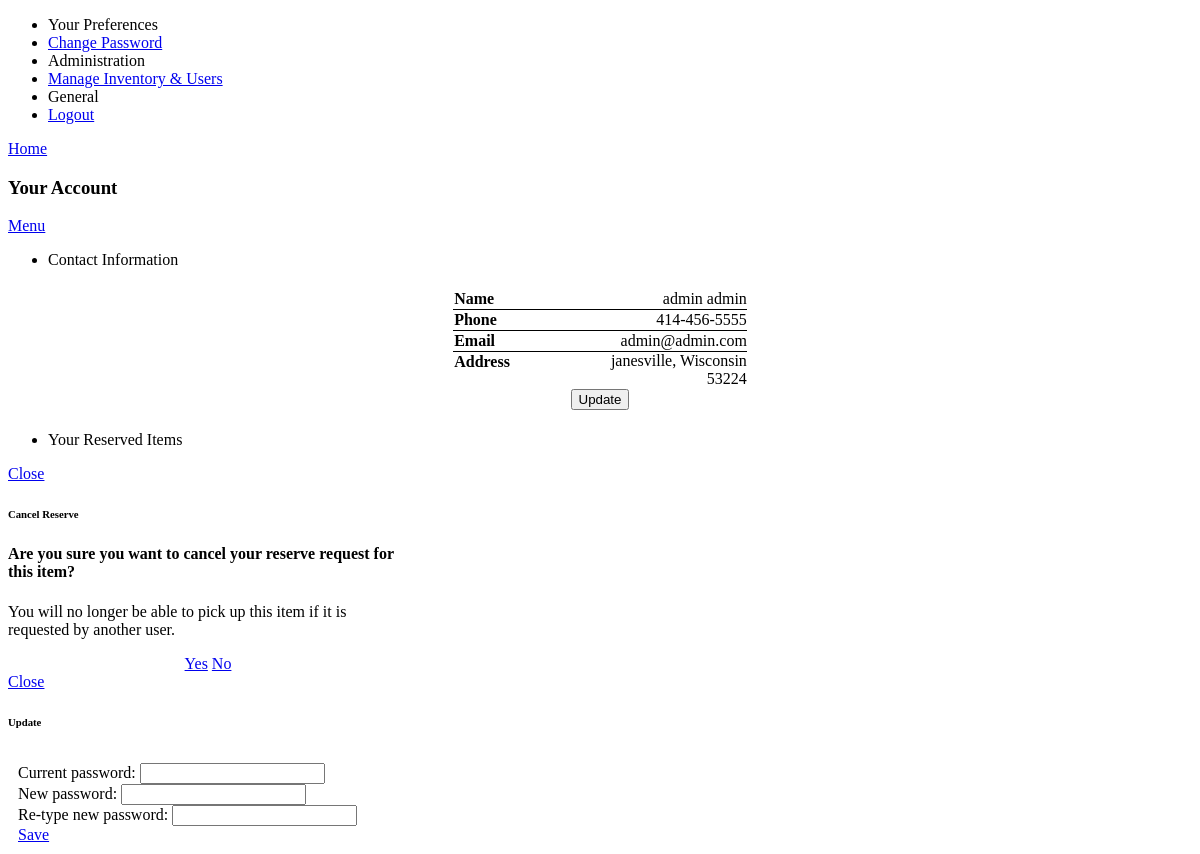
/user/uacct.php (signed in), run on the app's committed database.
### tables this page shows
CREATE TABLE IF NOT EXISTS `users` (
  `user_id` int(10) NOT NULL AUTO_INCREMENT,
  `lastname` varchar(255) NOT NULL,
  `firstname` varchar(255) NOT NULL,
  `street` varchar(255) DEFAULT NULL,
  `city` varchar(255) DEFAULT NULL,
  `zip` int(5) DEFAULT NULL,
  `email` varchar(255) DEFAULT NULL,
  `phonenumber` varchar(14) NOT NULL,
  `accttype` varchar(10) DEFAULT NULL,
  `password` varchar(255) NOT NULL,
  `state` varchar(20) DEFAULT NULL,
  PRIMARY KEY (`user_id`)
);

### user/uacct.php (the view, shortened to what this page needs)
<!doctype html>
<html>
<head>
<link rel="stylesheet" href="http://code.jquery.com/mobile/1.4.2/jquery.mobile-1.4.2.min.css" />
<link rel="stylesheet" href="../css/style.css" type="text/css"/>
<link rel="stylesheet" href="../css/small.css" type="text/css" />
</head>
<body>
<div data-role="page" class="page" id="uacct">
	<section data-role="panel" id="panel" data-position="right" data-display="overlay">
		<ul data-role="listview">
			<li data-role="list-divider">Your Preferences</a></li>
			<li><a href="#updatepw" class="ui-icon-edit" data-rel="popup" data-position-to="window" data-transition="pop">Change Password</a></li>
			<?php
				if ($_SESSION["accttype"] == "admin")
				{
					echo	"<li data-role='list-divider'>Administration</a></li>";
					echo "<li><a href='../inventory/inventory.php' class='ui-icon-gear'>Manage Inventory & Users</a></li>";
				}
			?>
			<li data-role="list-divider">General</a></li>
			<li><a href="../home/logout.php" class="ui-icon-lock">Logout</a></li>
		</ul>
	</section>
	<header data-role="header" id="head3" data-theme="b" class="acct-header-grid ui-grid-b">
		<div class="ui-block-a">
			<a href="../home/userfeed.php" data-role="button" data-icon="home" data-iconpos="notext" data-inline="true" class="ui-nodisc-icon ui-btn-left ui-corner-all" style="background:transparent; margin: 5px 0px;">Home</a>
		</div>
		<div class="ui-block-b">
			<h3 class="ui-title"> Your Account </h3>
		</div>
		<div class="ui-block-c">
			<a href="#panel"
				data-role="button" data-icon="bars" data-iconpos="notext" data-inline="true"
				class="ui-nodisc-icon ui-btn-right ui-corner-all" style="background:transparent; margin: 5px 0px;">Menu</a>
		</div>
	</header>
	<section data-role="content" class="ui-content" id="content">
		<ul data-role="listview"><li data-role="list-divider">Contact Information</li></ul>
		<div id="userinfo">
		<?php
		      $email = $_SESSION["email"];
		      $query = "SELECT * FROM users WHERE email='$email'";
		      $result = mysqli_query($con, $query);
		      $row = mysqli_fetch_array($result, MYSQLI_ASSOC);
		  print "
			<table border='0'>
				<tr>
					<td><strong>Name</strong></td>
					<td style='padding: 0px 0px 0px 100px; text-align: right;'>" . $row['firstname'] . " " . $row['lastname'] . "</td>
				</tr>
				<tr>
					<td style='border-top:1px solid #000;'><strong>Phone</strong></td>
					<td style='border-top:1px solid #000; padding: 0px 0px 0px 100px; text-align: right;'>" . $row['phonenumber'] . "</td>
				</tr>
				<tr>
					<td style='border-top:1px solid #000;'><strong>Email</strong></td>
					<td style='border-top:1px solid #000; padding: 0px 0px 0px 100px; text-align: right;'>" . $row['email'] . "</td>
				</tr>
				<tr>
					<td style='border-top:1px solid #000;' rowspan='3' valign='top'><strong>Address</strong></td>
					<td style='border-top:1px solid #000; padding: 0px 0px 0px 90px; text-align: right;'>" . $row['address'] . "</td>
				</tr>
				<tr>
					<td style='padding: 0px 0px 0px 100px; text-align: right;'>" . $row['city'] . ", " . $row['state'] . "</td>
				</tr>
				<tr>
					<td style='padding: 0px 0px 0px 100px; text-align: right;'>" . $row['zip'] . "</td>
				</tr>";
				?>
				<tr >
					<td style=border-top:1px solid #000;" colspan="2" align="center">
					<a href="updateacct.php"><input type="button" value="Update" data-mini="true" data-inline="true"/></a>
					</td>
				</tr>
			</table>
		</div>
		<ul data-role="listview" id="userreserve">
			<li data-role="list-divider">Your Reserved Items</li>
	</ul>
	</section>
	<div data-role="popup" id="cancel" data-overlay-theme="b" data-theme="b" data-dismissible="false" style="max-width:400px;">
		<a href="#" data-rel="back" class="ui-btn ui-corner-all ui-shadow ui-btn-a ui-icon-delete ui-btn-icon-notext ui-btn-right">Close</a>
		<header data-role="header" data-theme="a"><h6>Cancel Reserve </h6></header>
		<div role="main" class="ui-content">
			<h4 class="ui-title">Are you sure you want to cancel your reserve request for this item?</h4>
				<p>You will no longer be able to pick up this item if it is requested by another user.</p>
					<center><a href="#" id="cancelBook" class="ui-btn ui-corner-all ui-shadow ui-btn-inline ui-btn-b" data-mini="true" data-rel="back" data-transition="flow">Yes</a>
						<a href="#" class="ui-btn ui-corner-all ui-shadow ui-btn-inline ui-btn-b"  data-mini="true" data-rel="back">No</a></center>
		</div>
    </div>
	<div data-role="popup" id="updatepw" data-overlay-theme="b" data-theme="b" data-dismissible="false" style="max-width:400px;">
		<a href="#" data-rel="back" class="ui-btn ui-corner-all ui-shadow ui-btn-a ui-icon-delete ui-btn-icon-notext ui-btn-right">Close</a>
		<header data-role="header" data-theme="a"><h6>Update</h6></header>
		<div role="main" class="ui-content">
			<form id="newpass" action="../home/signup.php" method="post" data-ajax="false">
			<div style="padding:10px 10px;">
				<div class="ui-field-contain">
					<label for="oldpw"> Current password:</label>
					<input type="password" name="pass" id="oldpw" value="" data-theme="a" data-clear-btn="true">
				</div>
				<div class="ui-field-contain">
					<label for="newpw"> New password:</label>
					<input type="password" name="pass" id="newpw" value="" data-theme="a" data-clear-btn="true">
				</div>
				<div class="ui-field-contain">
					<label for="newpwconfirm"> Re-type new password:</label>
					<input type="password" name="pass" id="newpwconfirm" value="" data-theme="a" data-clear-btn="true">
				</div>
				<a href="#" class="ui-btn ui-corner-all ui-shadow ui-btn-inline ui-btn-b" data-mini="true" data-transition="flow">Save</a>
		</div>
    </div>
</body>
</html>

### css/style.css (style rules this page uses)
html, body { height: 100%; }
.acct-header-grid.ui-grid-b .ui-block-a { width: 15%; margin-top: 5px; }
.acct-header-grid.ui-grid-b .ui-block-b { width: 70%; margin-top: 5px; padding:0; }
.acct-header-grid.ui-grid-b .ui-block-c { width: 15%; margin-top: 5px; }
.page #userinfo table { max-width: 400px; margin-top: 20px; margin-bottom: 20px; margin-right: auto; margin-left: auto; border-collapse: collapse; }

### data on the page
users: firstname "admin", lastname "admin", phonenumber "414-456-5555", email "admin@admin.com", city "janesville", state "Wisconsin", zip "53224"
